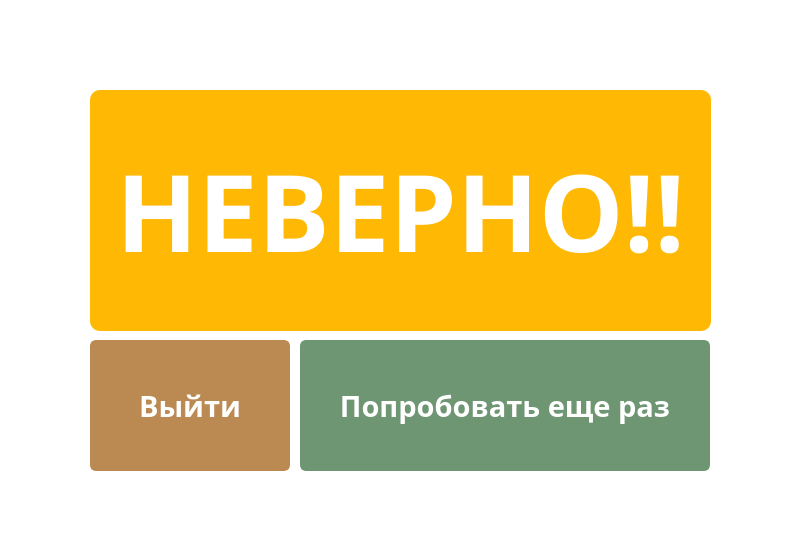
<?xml version="1.0" encoding="UTF-8"?>
<ui version="4.0">
 <class>MainWindow</class>
 <widget class="QDialog" name="MainWindow">
  <property name="geometry">
   <rect>
    <x>0</x>
    <y>0</y>
    <width>800</width>
    <height>560</height>
   </rect>
  </property>
  <property name="minimumSize">
   <size>
    <width>800</width>
    <height>560</height>
   </size>
  </property>
  <property name="maximumSize">
   <size>
    <width>800</width>
    <height>560</height>
   </size>
  </property>
  <property name="font">
   <font>
    <family>Century Gothic</family>
    <pointsize>12</pointsize>
    <weight>75</weight>
    <bold>true</bold>
   </font>
  </property>
  <property name="windowTitle">
   <string>MainWindow</string>
  </property>
  <property name="windowIcon">
   <iconset>
    <normaloff>../resources/temp/icon.png</normaloff>../resources/temp/icon.png</iconset>
  </property>
  <property name="styleSheet">
   <string notr="true">background-color: white; color: white;</string>
  </property>
  <widget class="QPushButton" name="retryButton">
   <property name="geometry">
    <rect>
     <x>300</x>
     <y>340</y>
     <width>410</width>
     <height>131</height>
    </rect>
   </property>
   <property name="font">
    <font>
     <family>Century Gothic</family>
     <pointsize>22</pointsize>
     <weight>75</weight>
     <bold>true</bold>
    </font>
   </property>
   <property name="styleSheet">
    <string notr="true">QPushButton {
	background-color: #6e9673;
	color: white;
	border-radius: 6px;
	border: 2px solid #6e9673;
}

QPushButton:hover {
	background-color: #648768;
	color: white;
	border: None;
}</string>
   </property>
   <property name="text">
    <string>Попробовать еще раз</string>
   </property>
  </widget>
  <widget class="QPushButton" name="exitButton">
   <property name="geometry">
    <rect>
     <x>90</x>
     <y>340</y>
     <width>200</width>
     <height>131</height>
    </rect>
   </property>
   <property name="font">
    <font>
     <family>Century Gothic</family>
     <pointsize>22</pointsize>
     <weight>75</weight>
     <bold>true</bold>
    </font>
   </property>
   <property name="styleSheet">
    <string notr="true">QPushButton {
	background-color: #bb8a52;
	color: white;
	border-radius: 6px;
	border: 2px solid #bb8a52;
}

QPushButton:hover {
	background-color: #A47A4C;
	color: white;
	border: None;
}</string>
   </property>
   <property name="text">
    <string>Выйти</string>
   </property>
  </widget>
  <widget class="QLabel" name="label">
   <property name="geometry">
    <rect>
     <x>90</x>
     <y>90</y>
     <width>621</width>
     <height>241</height>
    </rect>
   </property>
   <property name="font">
    <font>
     <family>Century Gothic</family>
     <pointsize>80</pointsize>
     <weight>75</weight>
     <bold>true</bold>
    </font>
   </property>
   <property name="styleSheet">
    <string notr="true">background-color: #ffb804;
border-radius: 10px;</string>
   </property>
   <property name="text">
    <string>НЕВЕРНО!!</string>
   </property>
   <property name="alignment">
    <set>Qt::AlignCenter</set>
   </property>
  </widget>
 </widget>
 <resources/>
 <connections/>
</ui>
